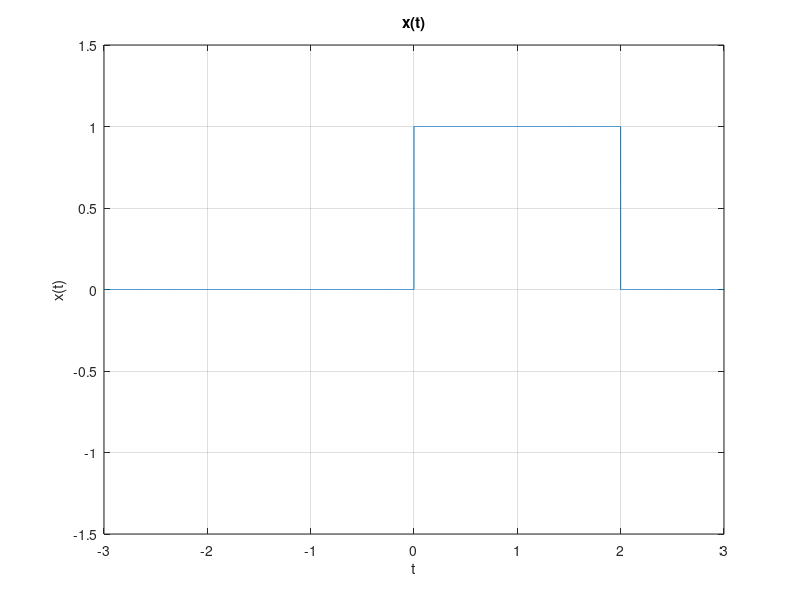
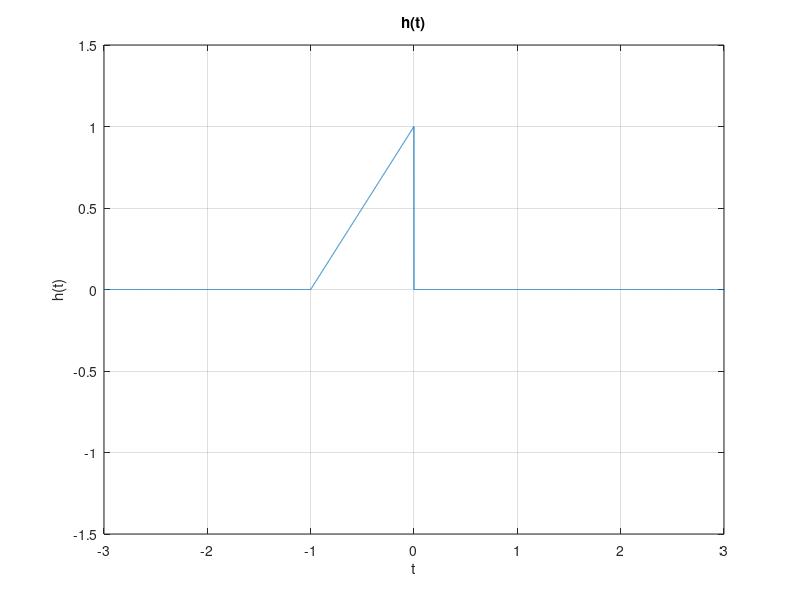
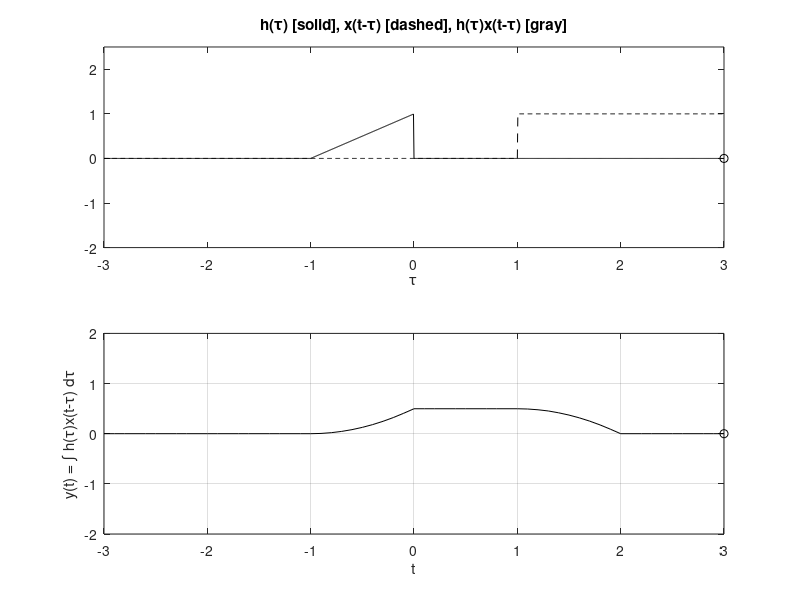

Reproduce these figures in MATLAB, in order.
t= -3:0.0005:4;
u = @(t) 1.0.*(t>=0);
x = @(t) u(t)- u(t-2);
h = @(t) (t+1).*(u(t+1)-u(t));

figure(1);
plot(t, x(t)); %plots the function
xlabel('t'); %labels the x-axis
ylabel('x(t)'); %label for the y-axis
title ('x(t)')
grid; %shows as a grid
axis([-3 3 -1.5 1.5]); %The x-axis intervals

figure(2);
plot(t, h(t)); %plots the function
xlabel('t'); %labels the x-axis
ylabel('h(t)'); %label for the y-axis
title ('h(t)')
grid; %shows as a grid
axis([-3 3 -1.5 1.5]); %The x-axis intervals

% CH2MP4.m : Chapter 2, MATLAB Program 4
% Script M-file graphically demonstrates the convolution process.
figure(3) % Create figure window and make visible on screen
dtau = 0.005; tau = -3:dtau:3;
ti = 0; tvec = -3:.1:3;
y = NaN*zeros(1,length(tvec)); % Pre-allocate memory
for t = tvec,
    ti = ti+1; % Time index
    xh = x(t-tau).*h(tau); lxh = length(xh);
    y(ti) = sum(xh.*dtau); % Trapezoidal approximation of convolution integral
    subplot(2,1,1),plot(tau,h(tau),'k-',tau,x(t-tau),'k--',t,0,'ok');
    axis([tau(1) tau(end) -2.0 2.5]);
    patch([tau(1:end-1);tau(1:end-1);tau(2:end);tau(2:end)],...
        [zeros(1,lxh-1);xh(1:end-1);xh(2:end);zeros(1,lxh-1)],...
        [.8 .8 .8],'edgecolor','none');
    xlabel('\tau'); title('h(\tau) [solid], x(t-\tau) [dashed], h(\tau)x(t-\tau) [gray]');
    c = get(gca,'children'); set(gca,'children',[c(2);c(3);c(4);c(1)]);
    subplot(2,1,2),plot(tvec,y,'k',tvec(ti),y(ti),'ok');
    xlabel('t'); ylabel('y(t) = \int h(\tau)x(t-\tau) d\tau');
    axis([tau(1) tau(end) -2.0 2.0]); grid;
    %drawnow;
end